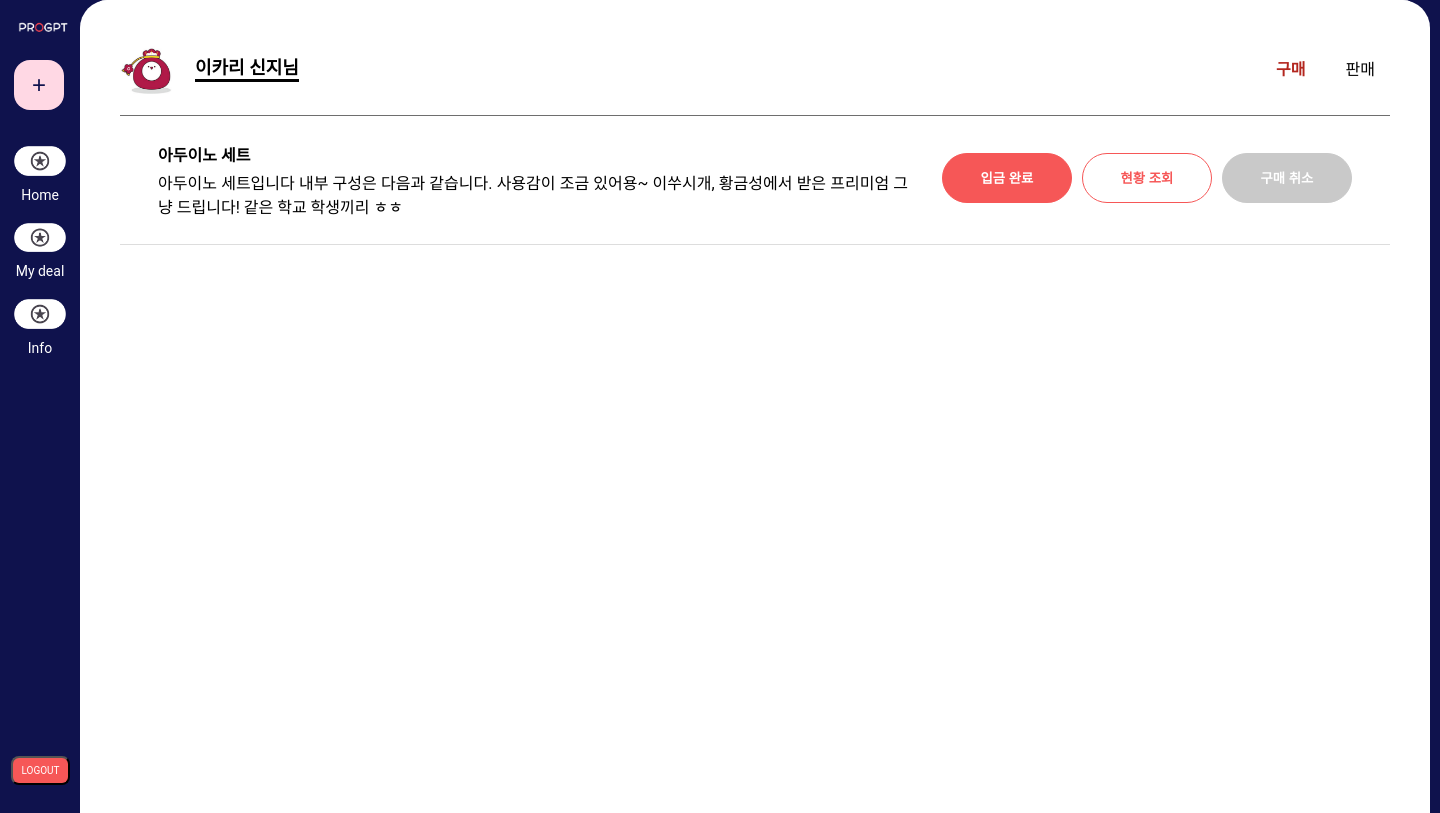
Page /mydeal_views/mydealbuy (signed in) on the committed database.
### app/models.py (models this page shows)
class User(db.Model):
    __tablename__ = 'user'
    id = db.Column(db.Integer, primary_key=True)
    username = db.Column(db.String(150), unique=True, nullable=False)
    password = db.Column(db.String(200), nullable=False)
    email = db.Column(db.String(120), nullable=False)  # unique=True를 제거합니다.
    posts = db.relationship('Post', backref='user', lazy=True)
    buys = db.relationship('Buy', backref='buyer', lazy=True)
    sells = db.relationship('Sell', backref='seller', lazy=True)

class Buy(db.Model):
    __tablename__ = 'buy'
    id = db.Column(db.Integer, primary_key=True)
    item_name = db.Column(db.String(200), nullable=False)
    description = db.Column(db.Text, nullable=False)
    status = db.Column(db.Enum(StatusEnum), nullable=False, default=StatusEnum.PENDING)  # 상태를 Enum으로 정의
    created_at = db.Column(db.DateTime, default=datetime.utcnow)
    user_id = db.Column(db.Integer, db.ForeignKey('user.id'), nullable=False)
    post_id = db.Column(db.Integer, db.ForeignKey('posts.id'), nullable=False)

### app/views/mydeal_views.py (the view)
@bp.route('/mydealbuy')
def mydealbuy():
    user_id = session.get('user_id')
    if not user_id:
        flash("로그인 후 이용해 주세요.")
        return redirect(url_for('auth_views.login'))
    purchase_list = Buy.query.filter_by(user_id=user_id).all()
    return render_template('front/mydealbuy.html', purchases=purchase_list)

### app/views/auth_views.py (called while the page is built)
@bp.before_app_request
def load_logged_in_user():
    user_id = session.get('user_id')
    if user_id is None:
        g.user = None
    else:
        g.user = User.query.get(user_id)

### app/templates/front/mydealbuy.html (shortened to what this page needs)
<!DOCTYPE html>
<html lang="ko">
<head>
    <link rel="stylesheet" href="{{ url_for('static', filename='mydeal.css') }}">
    <link rel="stylesheet" href="{{ url_for('static', filename='bar.css') }}">
</head>
<body>
    <div class="sidebar">
        <div class="logo">
            <img src="{{ url_for('static', filename='logo.png') }}" alt="Logo">
            <button class="plus-button" onclick="location.href='{{ url_for('write_views.write') }}'">+</button>
        </div>
        <ul class="menu">
            <li><a href="#"><span class="icon" onclick="location.href='/home'"><img src="../../static/logologo.png" style="width:52px"></span> Home</a></li>
            <li><a href="#"><span class="icon" onclick="location.href='/mydeal_views/mydealbuy'"><img src="../../static/logologo.png" style="width:52px"></span> My deal</a></li>
            <li><a href="#"><span class="icon" onclick="location.href='/information'"><img src="../../static/logologo.png" style="width:52px"></span> Info</a></li>
            <form action="{{ url_for('auth.logout') }}" method="post" style="display:inline;">
                <button type="submit" class="logout">LOGOUT</button>
            </form>
        </ul>
    </div>
        <div class="detailback">
    <div class="content">
        <div class="user-info">
            <div style="display: flex; gap:15px; align-items: flex-end;">
                <img src="../../static/profilepic.png" alt="User Icon" class="user-icon">
                <p class="user-name">{{session['user_name']}}님</p>
            </div>
            <div class="purchase-sale">
                <button style="font-weight: bold; color: #B3261E;" class="purchase-btn" onclick="location.href='/mydeal_views/mydealbuy'">구매</button>
                <button class="sale-btn" onclick="location.href='/mydeal_views/mydealsell'">판매</button>
            </div>
        </div>
        <div class="purchase-list">
            {% if purchases %}
            {% for purchase in purchases %}
            <div style="padding-bottom:10px;" class="product-section">
                <div class="aboutabout">
                    <h4 style="margin-bottom:3px;"><a href="{{ url_for('detail.detail', post_id=purchase.id) }}">{{ purchase.item_name }}</a></h4>
                    <p style="margin-top:4px;">{{ purchase.description }}</p>
                </div>
                <div style="display: flex; gap: 10px;">
                    <button id="actionButton-{{ purchase.id }}"
                            class="status-btn"
                            onclick="updateButton('actionButton-{{ purchase.id }}')">
                        입금 완료
                    </button>
                    <button class="status-btn2" onclick="toggleProgressBar('{{ purchase.id }}')">현황 조회</button>
                    <button class="status-btn3" onclick="cancelPurchase('{{ purchase.id }}')">구매 취소</button>
                </div>
            </div>
    </div>
            {% endfor %}
            {% else %}
            <div class="no-purchases">
                    <p>구매 목록이 없습니다.</p>
                </div>
            {% endif %}
        </div>
    </div>
</body>
</html>

### app/static/mydeal.css (style rules this page uses)
body { display: flex; font-family: 'Roboto'; background-color: #0F124D; }
.detailback { position: absolute; width: 1350px; height: 900px; top: 0px; left: 80px; background: white; border-top-left-radius: 28px; border-top-right-radius: 28px; box-sizing: border-box; overflow: hidden; }
.content { margin-left: 20px; padding: 20px; width: calc(100% - 80px); background-color: #ffffff; min-height: 100vh; }
.user-info { display: flex; justify-content: space-between; align-items: center; margin-top: 15px; margin-bottom: 0px; border-bottom: 1px solid #6E6E6E; padding-bottom: 15px; }
.user-name { border-bottom: solid #030303; align-items: flex-end; }
.user-info p { font-size: 18px; font-weight: bold; }
.user-icon { width: 60px; height: 60px; border-radius: 100%; overflow: none; }
.purchase-sale { display: flex; }
.purchase-btn, .sale-btn { background-color: #ffffff; color: black; border: none; padding: 10px 15px; margin-left: 10px; border-radius: 4px; cursor: pointer; font-size: 16px; }
.product-section, .product-list { background-color: white; padding: 3%; border: 1px solid #ddd; border-width: 0 0 1px; display: flex; justify-content: space-between; align-items: center; padding-top: 5px; }
.aboutabout { width:750px; text-align: justify; }
.status-btn { box-sizing: border-box; padding: 12px; gap: 8px; font-weight: bold; position: relative; width: 130px; height: 50px; background: #F65757; border: 1px solid #F65757; border-radius: 9999px; color: #ffffff; }
.status-btn2 { box-sizing: border-box; font-weight: bold; padding: 12px; gap: 8px; position: relative; width: 130px; height: 50px; color:#F65757; background: #FFFFFF; border: 1px solid #F65757;; border-radius: 9999px; }
.status-btn3 { box-sizing: border-box; font-weight: bold; padding: 12px; gap: 8px; position: relative; width: 130px; height: 50px; color:#FFFFFF; background: #c9c9c9; border: 1px solid #c9c9c9;; border-radius: 9999px; }
a { color: black; text-decoration: none; }

### app/static/bar.css (style rules this page uses)
.sidebar { width: 80px; height: 100vh; background-color: #0F124D;; color: white; position: fixed; display: flex; flex-direction: column; align-items: center; padding-top: 20px; left: 0; top: 0; }
.logo img { width: 50px; margin-bottom: 20px; margin-left: 6px; }
.menu { list-style-type: none; padding: 0; justify-content: center; align-items: center; }
.menu li { margin: 20px 0; }
.menu li a { color: white; text-decoration: none; display: flex; flex-direction: column; align-items: center; font-size: 14px; }
.icon { font-size: 24px; margin-bottom: 5px; }
.plus-button { margin-top: auto; background-color: #FFD8E4; border: none; border-radius: 16px; width: 50px; height: 50px; font-size: 24px; color:#0F124D; cursor: pointer; display: flex; justify-content: center; align-items: center; margin-left: 2px; padding: 20px; }
.logout { font-family: roboto; box-sizing: border-box; display: flex; justify-content: center; align-items: center; position: absolute; left: 11px; bottom: 35px; width: 59px; height: 29px; background: #F65757; border-radius: 8px; font-size: 10px; color: white; cursor: pointer; }

### rows in the picture
User: user_name "이카리 신지"
Buy: item_name "아두이노 세트", description "아두이노 세트입니다 내부 구성은 다음과 같습니다. 사용감이 조금 있어용~ 이쑤시개, 황금성에서 받은 프리미엄 그냥 드립니다! 같은 학교 학생끼리 ㅎㅎ"
